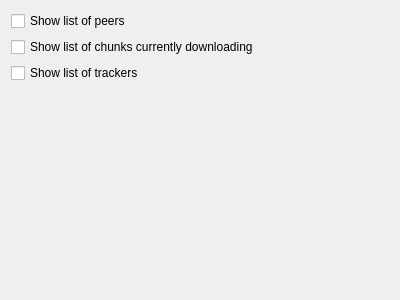
<ui version="4.0" >
 <class>IWPrefPage</class>
 <widget class="QWidget" name="IWPrefPage" >
  <property name="geometry" >
   <rect>
    <x>0</x>
    <y>0</y>
    <width>400</width>
    <height>300</height>
   </rect>
  </property>
  <layout class="QVBoxLayout" >
   <item>
    <widget class="QCheckBox" name="kcfg_showPeerView" >
     <property name="toolTip" >
      <string>&lt;html>&lt;head>&lt;meta name="qrichtext" content="1" />&lt;style type="text/css">
p, li { white-space: pre-wrap; }
&lt;/style>&lt;/head>&lt;body style=" font-family:'Sans Serif'; font-size:9pt; font-weight:400; font-style:normal;">
&lt;p style=" margin-top:0px; margin-bottom:0px; margin-left:0px; margin-right:0px; -qt-block-indent:0; text-indent:0px;">Wether or not to show the peers tab in the bottom of the window.&lt;/p>&lt;/body>&lt;/html></string>
     </property>
     <property name="text" >
      <string>Show list of peers</string>
     </property>
    </widget>
   </item>
   <item>
    <widget class="QCheckBox" name="kcfg_showChunkView" >
     <property name="toolTip" >
      <string>&lt;html>&lt;head>&lt;meta name="qrichtext" content="1" />&lt;style type="text/css">
p, li { white-space: pre-wrap; }
&lt;/style>&lt;/head>&lt;body style=" font-family:'Sans Serif'; font-size:9pt; font-weight:400; font-style:normal;">
&lt;p style=" margin-top:0px; margin-bottom:0px; margin-left:0px; margin-right:0px; -qt-block-indent:0; text-indent:0px;">Wether or not to show the chunks tab in the bottom of the window.&lt;/p>&lt;/body>&lt;/html></string>
     </property>
     <property name="text" >
      <string>Show list of chunks currently downloading</string>
     </property>
    </widget>
   </item>
   <item>
    <widget class="QCheckBox" name="kcfg_showTrackersView" >
     <property name="toolTip" >
      <string>&lt;html>&lt;head>&lt;meta name="qrichtext" content="1" />&lt;style type="text/css">
p, li { white-space: pre-wrap; }
&lt;/style>&lt;/head>&lt;body style=" font-family:'Sans Serif'; font-size:9pt; font-weight:400; font-style:normal;">
&lt;p style=" margin-top:0px; margin-bottom:0px; margin-left:0px; margin-right:0px; -qt-block-indent:0; text-indent:0px;">Wether or not to show the trackers tab in the bottom of the window.&lt;/p>&lt;/body>&lt;/html></string>
     </property>
     <property name="text" >
      <string>Show list of trackers</string>
     </property>
    </widget>
   </item>
   <item>
    <spacer>
     <property name="orientation" >
      <enum>Qt::Vertical</enum>
     </property>
     <property name="sizeHint" >
      <size>
       <width>20</width>
       <height>40</height>
      </size>
     </property>
    </spacer>
   </item>
  </layout>
 </widget>
 <resources/>
 <connections/>
</ui>
